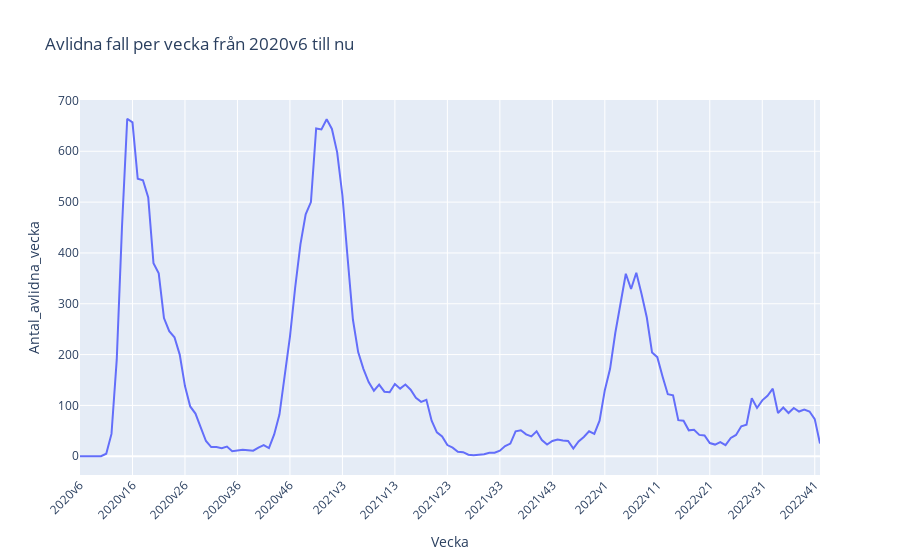

The cell this chart's notebook holds for it:
### Markdown cell above
#### 1 c. Rita ett linjediagram som visar avlidna fall per vecka från 2020v6 till nu.

### Code cell
px_c = plot_px_graph(
    covid_weeks,
    "Antal_avlidna_vecka",
    "Avlidna fall per vecka från 2020v6 till nu",
)

create_html_from_plotly_graph(px_c, "c")
px_c

### Figure 1 — Plotly figure (JSON) as saved in the notebook; plotly's stock layout.template omitted (floating-point values rounded to 4 significant figures; data arrays with more than 128 entries replaced by an {"elided": "..."} marker saying what was removed)
{"data": [{"hovertemplate": "Vecka=%{x}<br>Antal_avlidna_vecka=%{y}<extra></extra>", "legendgroup": "", "line": {"color": "#636efa", "dash": "solid"}, "marker": {"symbol": "circle"}, "mode": "lines", "name": "", "orientation": "v", "showlegend": false, "type": "scatter", "x": {"elided": "142 str values"}, "xaxis": "x", "y": {"elided": "142 int values"}, "yaxis": "y"}], "layout": {"legend": {"tracegroupgap": 0}, "title": {"text": "Avlidna fall per vecka från 2020v6 till nu"}, "xaxis": {"anchor": "y", "domain": [0, 1], "dtick": 10, "tickangle": -45, "tickmode": "linear", "title": {"text": "Vecka"}}, "yaxis": {"anchor": "x", "domain": [0, 1], "title": {"text": "Antal_avlidna_vecka"}}}}
